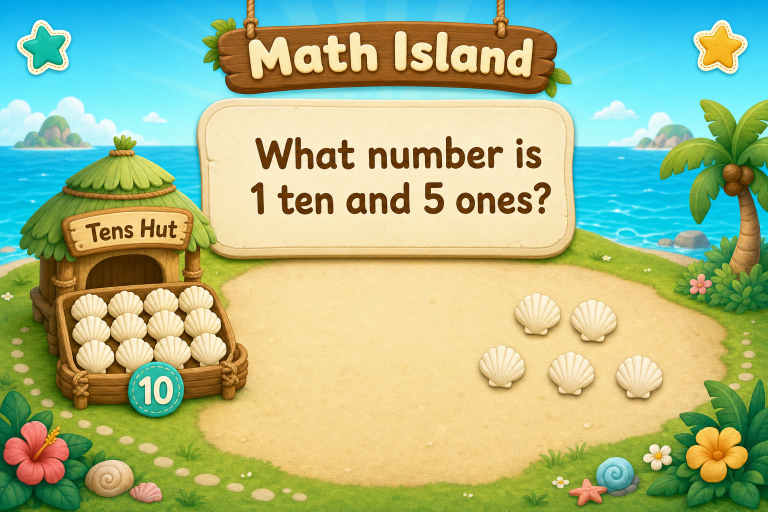
#> input picture scripts/assets/tens-and-ones-v4/scene1.png, 1536 x 1024 px (shown at 1/2 size)
$ python -i tens_and_ones_video_v4_animated.py   (imports and definitions only)
#> lines starting #> are read from the running program, lines starting #| are printed output that depends on the picture
"""Math Island "Tens and Ones" V4 — animated, image-based renderer.

Follows the V3 storyboard (scripts/tens_and_ones_video_v3.py) but instead of
drawing flat vector art it uses the 7 finished GPT illustrations in
scripts/assets/tens-and-ones-v4/ (scene1.png .. scene7.png) as full-frame art,
with:
  - Ken Burns FILL motion (each 3:2 image cropped to 16:9, slow pan/zoom),
  - smooth crossfades between scenes,
  - a per-scene animated FX overlay (sparkles, glow rings, pop-in count
    badges 1..5, a drawn-on dotted path, a star burst on the 15 reveal),
  - edge-tts narration whose spoken length drives each scene's dwell time.

The art already carries every number/label, so overlays add MOTION only and
never re-print baked-in text.

Env notes (see project memory): dist/ is auto-cleaned between turns, so source
art lives under scripts/assets/. System python is PEP-668 locked, so narration
uses the edge-tts CLI (not the python module).
"""
from __future__ import annotations

import math
import shutil
import subprocess
import tempfile
from pathlib import Path

from PIL import Image, ImageDraw

# ---------------------------------------------------------------------------
# Paths / config
# ---------------------------------------------------------------------------
ROOT = Path('/Users/mac/tools/math-island')
IMAGES_DIR = ROOT / 'scripts/assets/tens-and-ones-v4'
OUTPUT_DIR = ROOT / 'dist/video'
FRAMES_DIR = OUTPUT_DIR / 'frames/tens-and-ones-v4'
SILENT_VIDEO = OUTPUT_DIR / 'math-island-tens-and-ones-v4-silent.mp4'
FINAL_VIDEO = OUTPUT_DIR / 'math-island-tens-and-ones-v4.mp4'
NARRATION = OUTPUT_DIR / 'tens-and-ones-v4-narration.mp3'

EDGE_TTS = '/Users/mac/miniconda3/bin/edge-tts'
VOICE = 'en-US-AriaNeural'
RATE = '-5%'
PITCH = '+10Hz'

WIDTH, HEIGHT = 1280, 720
FPS = 30
TRANSITION = 18          # crossfade frames (~0.6s)
TARGET_AR = WIDTH / HEIGHT

LEAD_IN = 0.6            # silence before a line starts within its scene
TAIL = 1.2              # breathing room after a line
MIN_DWELL = 4.2         # floor on scene duration (seconds)

# Palette (mirrors the V3 renderer)
MINT = (25, 200, 185)
GOLD = (245, 195, 28)
ANSWER = (236, 118, 141)

# Narration: one line per scene (verbatim from the V3 spec).
NARRATION_LINES = [
    "Let's build a number on Math Island. What number is 1 ten and 5 ones?",
    "This full bundle is one ten. One ten means ten.",
    "These are the extra ones. Let's count. One, two, three, four, five.",
    "So we have ten and five more. Ten plus five.",
    "Ten plus five is fifteen. So one ten and five ones is fifteen.",
    "The ten stays the same. Only the ones change. "
    "One ten and two ones is twelve. One ten and eight ones is eighteen.",
    "Your turn. What number is one ten and three ones?",
]

# Ken Burns per scene: (scale_start, scale_end, cx0, cy0, cx1, cy1)
# scale = fraction of source width used (smaller = more zoom-in);
# cx/cy = pan center as fraction of allowable range (0.5 = middle).
KEN_BURNS = [
    (1.00, 0.90, 0.50, 0.42, 0.50, 0.32),  # S1 push in toward the question card
    (0.96, 0.84, 0.34, 0.52, 0.28, 0.52),  # S2 push into the left bundle
    (0.92, 0.86, 0.62, 0.55, 0.74, 0.55),  # S3 drift right across the 5 ones
    (0.86, 0.96, 0.50, 0.55, 0.50, 0.42),  # S4 pull back toward center equation
    (0.84, 0.98, 0.50, 0.45, 0.50, 0.45),  # S5 gentle pull back from the 15
    (0.92, 0.88, 0.32, 0.55, 0.70, 0.55),  # S6 pan across the two cards
    (0.98, 0.88, 0.50, 0.50, 0.50, 0.42),  # S7 push into the answer bubble
]


# ---------------------------------------------------------------------------
# Small animation primitives (mirrors make_ten_first_video.py)
# ---------------------------------------------------------------------------
def clamp(x: float, lo: float = 0.0, hi: float = 1.0) -> float:
    return max(lo, min(hi, x))


def ease(x: float) -> float:
    x = clamp(x)
    return x * x * (3 - 2 * x)


def lerp(a: float, b: float, p: float) -> float:
    return a + (b - a) * p


def rgba(rgb, a: int = 255):
    return (rgb[0], rgb[1], rgb[2], a)


# [15 lines left out: functions draw_sparkles, draw_star, not called in this run]


def glow_ring(draw, box, color, alpha, width=6):
    draw.rounded_rectangle(box, radius=40, outline=rgba(color, alpha), width=width)


# ---------------------------------------------------------------------------
# Ken Burns FILL: crop the 3:2 source to a 16:9 window, pan/zoom, resize.
# ---------------------------------------------------------------------------
# [21 lines left out: function kenburns_frame, not called in this run]


# ---------------------------------------------------------------------------
# Per-scene animated FX overlays.
#
# Drawn in SOURCE-image space (1536x1024) and composited onto the art BEFORE
# the Ken Burns crop, so the effects stay locked to the artwork as the camera
# pans/zooms. Anchors below were read off the actual illustrations.
#
# Rule: the art already carries every number/label, so overlays add MOTION
# only. Where the art bakes in content (scene 3's 1..5, scene 4's arrows),
# the overlay highlights/animates that content instead of reprinting it.
# ---------------------------------------------------------------------------
def _overlay(size):
    layer = Image.new('RGBA', size, (0, 0, 0, 0))
    return layer, ImageDraw.Draw(layer, 'RGBA')


# [107 lines left out: functions _halo, fx_scene1, fx_scene2, fx_scene3, fx_scene4, fx_scene5 and 2 more, not called in this run]


FX = [fx_scene1, fx_scene2, fx_scene3, fx_scene4, fx_scene5, fx_scene6, fx_scene7]


# ---------------------------------------------------------------------------
# Narration (edge-tts CLI) + speech-derived scene timing
# ---------------------------------------------------------------------------
def run(cmd, **kw):
    print('RUN:', ' '.join(str(c) for c in cmd))
    return subprocess.run(cmd, check=True, **kw)


# [6 lines left out: function ffprobe_duration, not called in this run]


def synth_line(text: str, out: Path):
    run([EDGE_TTS, '--voice', VOICE, f'--rate={RATE}', f'--pitch={PITCH}',
         '--text', text, '--write-media', str(out)], capture_output=True, text=True)


# [68 lines left out: functions synth_lines, frame_counts_for, layout, build_audio, compose, not called in this run]


def render(frame_counts: list[int]):
    if FRAMES_DIR.exists():
        shutil.rmtree(FRAMES_DIR)
    FRAMES_DIR.mkdir(parents=True, exist_ok=True)

    sources = [Image.open(IMAGES_DIR / f'scene{i + 1}.png').convert('RGB') for i in range(7)]

    def sf(i, j):
        return compose(sources[i], KEN_BURNS[i], FX[i], j, frame_counts[i])

    out_idx = 0

    # [4 lines left out: function emit, not called in this run]

    n = 7
    buffer: list[Image.Image] = []
    for i in range(n):
        nf = frame_counts[i]
        if i == 0:
            for j in range(0, nf - TRANSITION):
                emit(sf(i, j))
            buffer = [sf(i, j) for j in range(nf - TRANSITION, nf)]
        else:
            for k in range(TRANSITION):
                a = (k + 1) / (TRANSITION + 1)
                emit(Image.blend(buffer[k], sf(i, k), a))
            end_straight = nf if i == n - 1 else nf - TRANSITION
            for j in range(TRANSITION, end_straight):
                emit(sf(i, j))
            if i < n - 1:
                buffer = [sf(i, j) for j in range(nf - TRANSITION, nf)]
        print(f'Scene {i + 1}/{n} done — {out_idx} frames so far')
    print(f'Total frames: {out_idx}  (~{out_idx / FPS:.1f}s)')


# [25 lines left out: functions encode, main, not called in this run]


# [2 lines not run here, left out]

>>> import cv2
>>> picture = cv2.imread('assets/tens-and-ones-v4/scene1.png', cv2.IMREAD_GRAYSCALE)
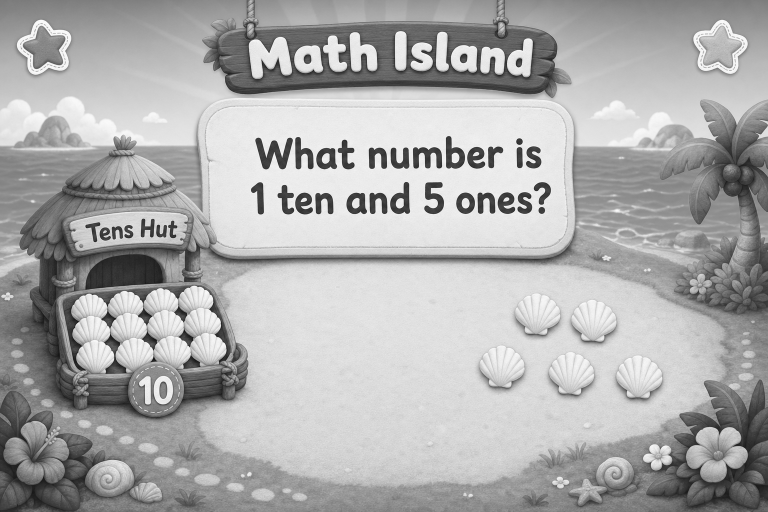
#> picture: shape (1024, 1536) (shown at 1/2 size); min 3, max 254, mean 172.7
#> (the run stopped early here; a loop or call above may not have finished)
